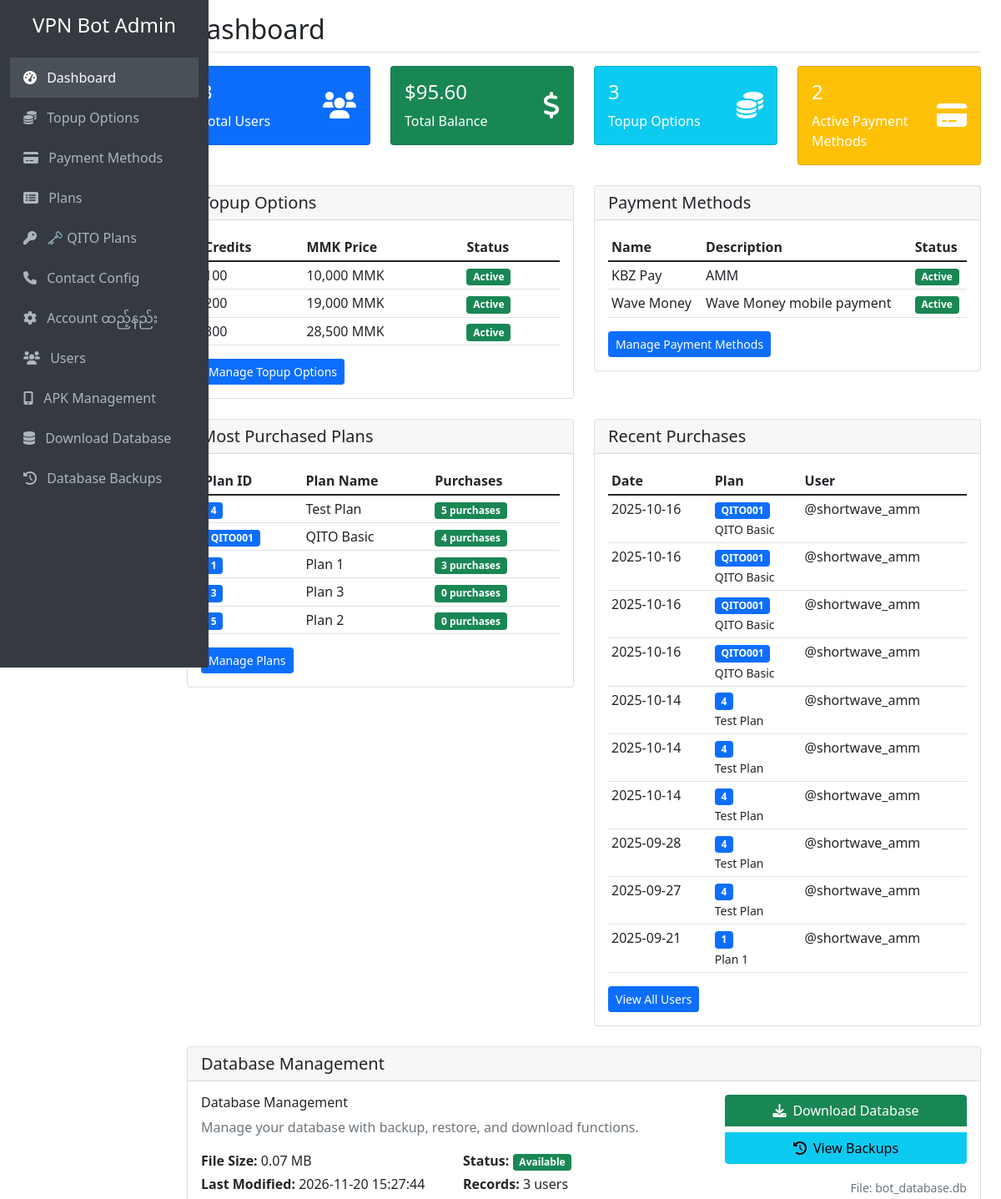
Before: / (upper part) with the older database file.
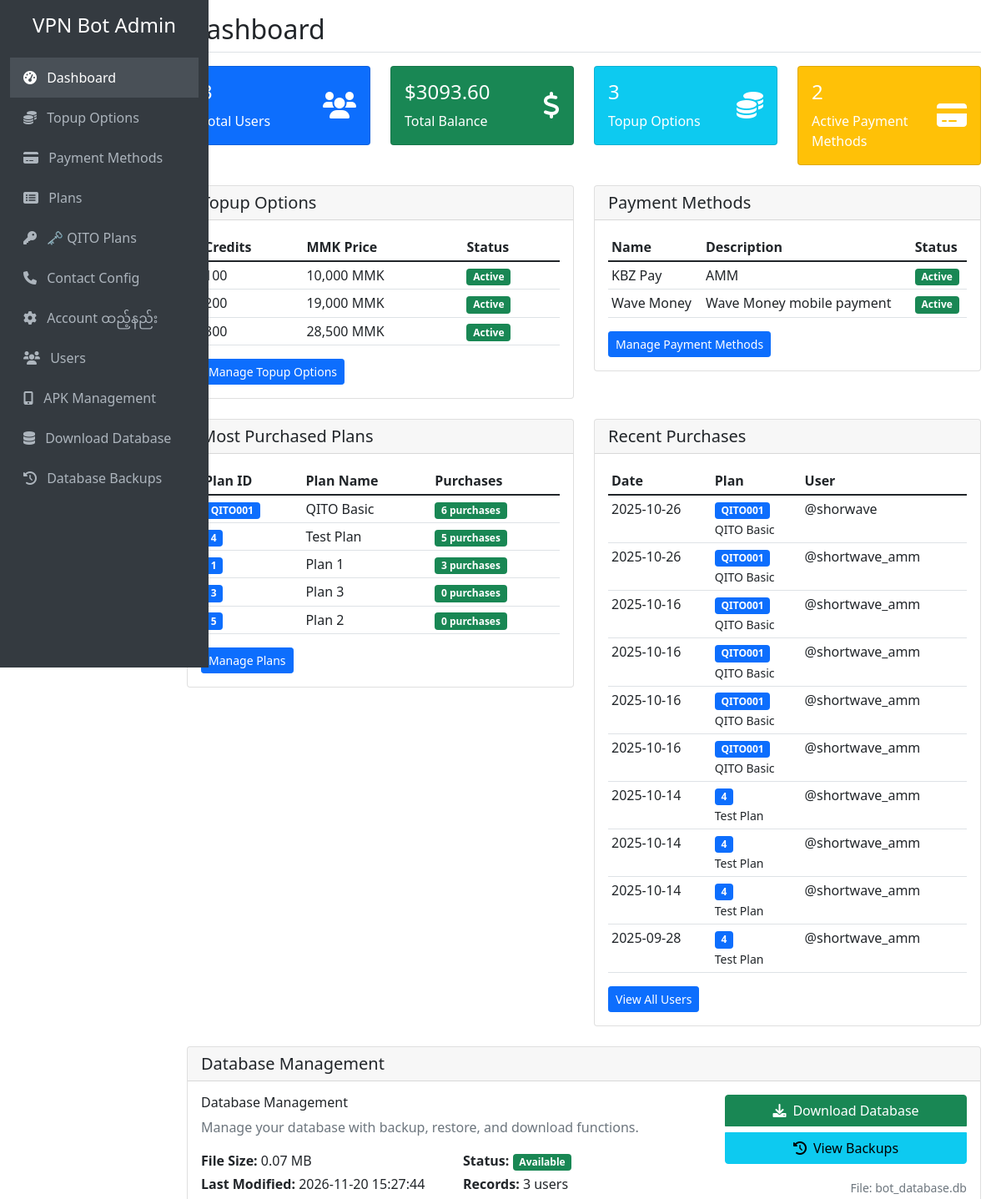
After: the same page with the newer database file.
### tables this page shows
CREATE TABLE topup_options (
            id INTEGER PRIMARY KEY AUTOINCREMENT,
            credits INTEGER NOT NULL,
            mmk_price INTEGER NOT NULL,
            is_active BOOLEAN DEFAULT 1,
            created_at TIMESTAMP DEFAULT CURRENT_TIMESTAMP,
            updated_at TIMESTAMP DEFAULT CURRENT_TIMESTAMP
        );

CREATE TABLE payment_methods (
            id INTEGER PRIMARY KEY AUTOINCREMENT,
            name TEXT NOT NULL,
            description TEXT,
            is_active BOOLEAN DEFAULT 1,
            created_at TIMESTAMP DEFAULT CURRENT_TIMESTAMP,
            updated_at TIMESTAMP DEFAULT CURRENT_TIMESTAMP
        , account_number TEXT);

CREATE TABLE "plans" (
                id INTEGER PRIMARY KEY AUTOINCREMENT,
                plan_id_number TEXT UNIQUE NOT NULL,
                name TEXT NOT NULL,
                description TEXT,
                credits_required INTEGER NOT NULL,
                duration_days INTEGER NOT NULL,
                is_active BOOLEAN DEFAULT 1,
                created_at TIMESTAMP DEFAULT CURRENT_TIMESTAMP,
                updated_at TIMESTAMP DEFAULT CURRENT_TIMESTAMP
            , device_limit INTEGER DEFAULT 1);

CREATE TABLE user_plans (
            id INTEGER PRIMARY KEY AUTOINCREMENT,
            user_id INTEGER NOT NULL,
            plan_id INTEGER NOT NULL,
            vpn_key_id INTEGER,
            purchase_date TIMESTAMP DEFAULT CURRENT_TIMESTAMP,
            expiry_date TIMESTAMP,
            status TEXT DEFAULT 'active', api_response TEXT, vpn_key TEXT,
            FOREIGN KEY (user_id) REFERENCES users (telegram_id),
            FOREIGN KEY (plan_id) REFERENCES plans (id),
            FOREIGN KEY (vpn_key_id) REFERENCES vpn_keys (id)
        );

CREATE TABLE users (
            id INTEGER PRIMARY KEY AUTOINCREMENT,
            telegram_id INTEGER UNIQUE NOT NULL,
            username TEXT,
            first_name TEXT,
            last_name TEXT,
            balance REAL DEFAULT 0.0,
            created_at TIMESTAMP DEFAULT CURRENT_TIMESTAMP,
            updated_at TIMESTAMP DEFAULT CURRENT_TIMESTAMP
        );

### web_admin.py (the view)
@app.route('/')
def dashboard():
    conn = get_db_connection()
    users = conn.execute('SELECT COUNT(*) as count FROM users').fetchone()
    total_balance = conn.execute('SELECT SUM(balance) as total FROM users').fetchone()
    most_purchased_plans = conn.execute('''
        SELECT p.plan_id_number, p.name, COUNT(up.id) as purchase_count
        FROM plans p
        LEFT JOIN user_plans up ON p.id = up.plan_id
        WHERE p.is_active = 1
        GROUP BY p.id, p.plan_id_number, p.name
        ORDER BY purchase_count DESC
        LIMIT 5
    ''').fetchall()
    recent_purchases = conn.execute('''
        SELECT up.purchase_date, p.plan_id_number, p.name, u.telegram_id, u.username
        FROM user_plans up
        JOIN plans p ON up.plan_id = p.id
        JOIN users u ON up.user_id = u.telegram_id
        ORDER BY up.purchase_date DESC
        LIMIT 10
    ''').fetchall()
    topup_options = conn.execute('SELECT * FROM topup_options ORDER BY credits').fetchall()
    payment_methods = conn.execute('SELECT * FROM payment_methods ORDER BY name').fetchall()
    active_payment_methods_count = get_active_payment_methods_count()
    qito_plans = conn.execute('''
        SELECT p.*,
               COUNT(CASE WHEN vk.is_used = 0 THEN 1 END) as available_keys
        FROM plans p
        LEFT JOIN vpn_keys vk ON p.id = vk.plan_id
        WHERE p.name LIKE '%QITO%' AND p.is_active = 1
        GROUP BY p.id
        ORDER BY p.plan_id_number
    ''').fetchall()
    qito_plans_count = conn.execute('''
        SELECT COUNT(*) FROM plans WHERE name LIKE '%QITO%' AND is_active = 1
    ''').fetchone()[0]
    qito_keys_count = conn.execute('''
        SELECT COUNT(*)
        FROM vpn_keys vk
        JOIN plans p ON vk.plan_id = p.id
        WHERE p.name LIKE '%QITO%' AND vk.is_used = 0
    ''').fetchone()[0]
    db_info = None
    if os.path.exists(DB_FILE):
        stat = os.stat(DB_FILE)
        db_info = {
            'size': stat.st_size,
            'size_mb': round(stat.st_size / (1024 * 1024), 2),
            'modified': datetime.fromtimestamp(stat.st_mtime).strftime('%Y-%m-%d %H:%M:%S')
        }
    conn.close()
    return render_template('dashboard.html',
                         users=users['count'],
                         total_balance=total_balance['total'] or 0,
                         most_purchased_plans=most_purchased_plans,
                         recent_purchases=recent_purchases,
                         topup_options=topup_options,
                         payment_methods=payment_methods,
                         active_payment_methods_count=active_payment_methods_count,
                         qito_plans=qito_plans,
                         qito_plans_count=qito_plans_count,
                         qito_keys_count=qito_keys_count,
                         db_info=db_info)

### database.py (called while the page is built)
def get_active_payment_methods_count():
    conn = sqlite3.connect(DB_FILE)
    cursor = conn.cursor()
    cursor.execute('SELECT COUNT(*) FROM payment_methods WHERE is_active = 1')
    count = cursor.fetchone()[0]
    conn.close()
    return count

### web_admin.py (called while the page is built)
def get_db_connection():
    conn = sqlite3.connect(DB_FILE)
    conn.row_factory = sqlite3.Row
    return conn

### templates/dashboard.html (shortened to what the changed rows need)
{% extends "base.html" %}
{% block page_title %}Dashboard{% endblock %}
{% block content %}
<div class="row">
    <div class="col-md-6 col-lg-3 mb-4">
        <div class="card bg-success text-white">
            <div class="card-body">
                <div class="d-flex justify-content-between">
                    <div>
                        <h4 class="card-title">${{ "%.2f"|format(total_balance) }}</h4>
                        <p class="card-text">Total Balance</p>
                    </div>
                </div>
            </div>
        </div>
    </div>
</div>
<div class="row">
    <div class="col-md-6">
        <div class="card">
            <div class="card-body">
                {% if topup_options %}
                    <div class="table-responsive">
                        <table class="table table-sm">
                            <thead>
                                <tr>
                                    <th>Credits</th>
                                    <th>MMK Price</th>
                                    <th>Status</th>
                                </tr>
                            </thead>
                            <tbody>
                                {% for option in topup_options %}
                                <tr>
                                    <td>{{ option.credits }}</td>
                                    <td>{{ "{:,}".format(option.mmk_price) }} MMK</td>
                                    <td>
                                        {% if option.is_active %}
                                            <span class="badge bg-success">Active</span>
                                        {% else %}
                                            <span class="badge bg-secondary">Inactive</span>
                                        {% endif %}
                                    </td>
                                </tr>
                                {% endfor %}
                            </tbody>
                        </table>
                    </div>
                {% else %}
                    <p class="text-muted">No topup options configured.</p>
                {% endif %}
            </div>
        </div>
    </div>
    <div class="col-md-6">
        <div class="card">
            <div class="card-body">
                {% if payment_methods %}
                    <div class="table-responsive">
                        <table class="table table-sm">
                            <thead>
                                <tr>
                                    <th>Name</th>
                                    <th>Description</th>
                                    <th>Status</th>
                                </tr>
                            </thead>
                            <tbody>
                                {% for method in payment_methods %}
                                <tr>
                                    <td>{{ method.name }}</td>
                                    <td>{{ method.description }}</td>
                                    <td>
                                        {% if method.is_active %}
                                            <span class="badge bg-success">Active</span>
                                        {% else %}
                                            <span class="badge bg-secondary">Inactive</span>
                                        {% endif %}
                                    </td>
                                </tr>
                                {% endfor %}
                            </tbody>
                        </table>
                    </div>
                {% else %}
                    <p class="text-muted">No payment methods configured.</p>
                {% endif %}
            </div>
        </div>
    </div>
</div>
<div class="row mt-4">
    <div class="col-md-6">
        <div class="card">
            <div class="card-body">
                {% if most_purchased_plans %}
                    <div class="table-responsive">
                        <table class="table table-sm">
                            <thead>
                                <tr>
                                    <th>Plan ID</th>
                                    <th>Plan Name</th>
                                    <th>Purchases</th>
                                </tr>
                            </thead>
                            <tbody>
                                {% for plan in most_purchased_plans %}
                                <tr>
                                    <td><span class="badge bg-primary">{{ plan.plan_id_number }}</span></td>
                                    <td>{{ plan.name }}</td>
                                    <td>
                                        <span class="badge bg-success">{{ plan.purchase_count }} purchases</span>
                                    </td>
                                </tr>
                                {% endfor %}
                            </tbody>
                        </table>
                    </div>
                {% else %}
                    <p class="text-muted">No plan purchases yet.</p>
                {% endif %}
            </div>
        </div>
    </div>
    <div class="col-md-6">
        <div class="card">
            <div class="card-body">
                {% if recent_purchases %}
                    <div class="table-responsive">
                        <table class="table table-sm">
                            <thead>
                                <tr>
                                    <th>Date</th>
                                    <th>Plan</th>
                                    <th>User</th>
                                </tr>
                            </thead>
                            <tbody>
                                {% for purchase in recent_purchases %}
                                <tr>
                                    <td>{{ purchase.purchase_date[:10] }}</td>
                                    <td>
                                        <span class="badge bg-primary">{{ purchase.plan_id_number }}</span>
                                        <br><small>{{ purchase.name }}</small>
                                    </td>
                                    <td>
                                        {% if purchase.username %}
                                            @{{ purchase.username }}
                                        {% else %}
                                            ID: {{ purchase.telegram_id }}
                                        {% endif %}
                                    </td>
                                </tr>
                                {% endfor %}
                            </tbody>
                        </table>
                    </div>
                {% else %}
                    <p class="text-muted">No recent purchases.</p>
                {% endif %}
            </div>
        </div>
    </div>
</div>
{% endblock %}

Changed rows visible on the page:
no longer on this page (row unchanged): user_plans: purchase_date "2025-09-27", plan_id_number "4", name "Test Plan", username "shortwave_amm"
no longer on this page (row unchanged): user_plans: purchase_date "2025-09-21", plan_id_number "1", name "Plan 1", username "shortwave_amm"
shown differently, row unchanged: plans "QITO Basic": purchase_count "4" → "6"; moves up the list
added user_plans: purchase_date "2025-10-26", plan_id_number "QITO001", name "QITO Basic", username "shorwave"
added user_plans: purchase_date "2025-10-26", plan_id_number "QITO001", name "QITO Basic", username "shortwave_amm"
Other visible differences:
{{ "%.2f"|format(total_balance) }}: "95.60" → "3093.60"
